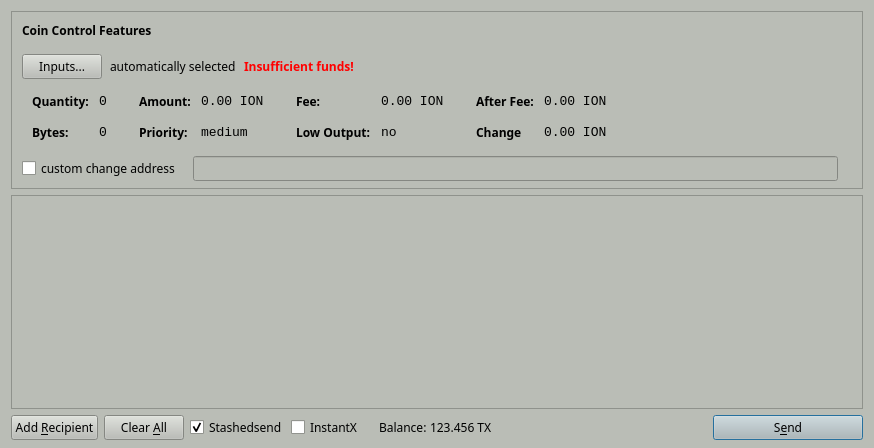
<?xml version="1.0" encoding="UTF-8"?>
<ui version="4.0">
 <class>SendCoinsDialog</class>
 <widget class="QDialog" name="SendCoinsDialog">
  <property name="geometry">
   <rect>
    <x>0</x>
    <y>0</y>
    <width>874</width>
    <height>448</height>
   </rect>
  </property>
  <property name="palette">
   <palette>
    <active>
     <colorrole role="WindowText">
      <brush brushstyle="SolidPattern">
       <color alpha="255">
        <red>0</red>
        <green>0</green>
        <blue>0</blue>
       </color>
      </brush>
     </colorrole>
     <colorrole role="Button">
      <brush brushstyle="SolidPattern">
       <color alpha="255">
        <red>186</red>
        <green>189</green>
        <blue>182</blue>
       </color>
      </brush>
     </colorrole>
     <colorrole role="Light">
      <brush brushstyle="SolidPattern">
       <color alpha="255">
        <red>255</red>
        <green>255</green>
        <blue>255</blue>
       </color>
      </brush>
     </colorrole>
     <colorrole role="Midlight">
      <brush brushstyle="SolidPattern">
       <color alpha="255">
        <red>220</red>
        <green>222</green>
        <blue>218</blue>
       </color>
      </brush>
     </colorrole>
     <colorrole role="Dark">
      <brush brushstyle="SolidPattern">
       <color alpha="255">
        <red>93</red>
        <green>94</green>
        <blue>91</blue>
       </color>
      </brush>
     </colorrole>
     <colorrole role="Mid">
      <brush brushstyle="SolidPattern">
       <color alpha="255">
        <red>124</red>
        <green>126</green>
        <blue>121</blue>
       </color>
      </brush>
     </colorrole>
     <colorrole role="Text">
      <brush brushstyle="SolidPattern">
       <color alpha="255">
        <red>0</red>
        <green>0</green>
        <blue>0</blue>
       </color>
      </brush>
     </colorrole>
     <colorrole role="BrightText">
      <brush brushstyle="SolidPattern">
       <color alpha="255">
        <red>255</red>
        <green>255</green>
        <blue>255</blue>
       </color>
      </brush>
     </colorrole>
     <colorrole role="ButtonText">
      <brush brushstyle="SolidPattern">
       <color alpha="255">
        <red>0</red>
        <green>0</green>
        <blue>0</blue>
       </color>
      </brush>
     </colorrole>
     <colorrole role="Base">
      <brush brushstyle="SolidPattern">
       <color alpha="255">
        <red>255</red>
        <green>255</green>
        <blue>255</blue>
       </color>
      </brush>
     </colorrole>
     <colorrole role="Window">
      <brush brushstyle="SolidPattern">
       <color alpha="255">
        <red>186</red>
        <green>189</green>
        <blue>182</blue>
       </color>
      </brush>
     </colorrole>
     <colorrole role="Shadow">
      <brush brushstyle="SolidPattern">
       <color alpha="255">
        <red>0</red>
        <green>0</green>
        <blue>0</blue>
       </color>
      </brush>
     </colorrole>
     <colorrole role="AlternateBase">
      <brush brushstyle="SolidPattern">
       <color alpha="255">
        <red>220</red>
        <green>222</green>
        <blue>218</blue>
       </color>
      </brush>
     </colorrole>
     <colorrole role="ToolTipBase">
      <brush brushstyle="SolidPattern">
       <color alpha="255">
        <red>255</red>
        <green>255</green>
        <blue>220</blue>
       </color>
      </brush>
     </colorrole>
     <colorrole role="ToolTipText">
      <brush brushstyle="SolidPattern">
       <color alpha="255">
        <red>0</red>
        <green>0</green>
        <blue>0</blue>
       </color>
      </brush>
     </colorrole>
    </active>
    <inactive>
     <colorrole role="WindowText">
      <brush brushstyle="SolidPattern">
       <color alpha="255">
        <red>0</red>
        <green>0</green>
        <blue>0</blue>
       </color>
      </brush>
     </colorrole>
     <colorrole role="Button">
      <brush brushstyle="SolidPattern">
       <color alpha="255">
        <red>186</red>
        <green>189</green>
        <blue>182</blue>
       </color>
      </brush>
     </colorrole>
     <colorrole role="Light">
      <brush brushstyle="SolidPattern">
       <color alpha="255">
        <red>255</red>
        <green>255</green>
        <blue>255</blue>
       </color>
      </brush>
     </colorrole>
     <colorrole role="Midlight">
      <brush brushstyle="SolidPattern">
       <color alpha="255">
        <red>220</red>
        <green>222</green>
        <blue>218</blue>
       </color>
      </brush>
     </colorrole>
     <colorrole role="Dark">
      <brush brushstyle="SolidPattern">
       <color alpha="255">
        <red>93</red>
        <green>94</green>
        <blue>91</blue>
       </color>
      </brush>
     </colorrole>
     <colorrole role="Mid">
      <brush brushstyle="SolidPattern">
       <color alpha="255">
        <red>124</red>
        <green>126</green>
        <blue>121</blue>
       </color>
      </brush>
     </colorrole>
     <colorrole role="Text">
      <brush brushstyle="SolidPattern">
       <color alpha="255">
        <red>0</red>
        <green>0</green>
        <blue>0</blue>
       </color>
      </brush>
     </colorrole>
     <colorrole role="BrightText">
      <brush brushstyle="SolidPattern">
       <color alpha="255">
        <red>255</red>
        <green>255</green>
        <blue>255</blue>
       </color>
      </brush>
     </colorrole>
     <colorrole role="ButtonText">
      <brush brushstyle="SolidPattern">
       <color alpha="255">
        <red>0</red>
        <green>0</green>
        <blue>0</blue>
       </color>
      </brush>
     </colorrole>
     <colorrole role="Base">
      <brush brushstyle="SolidPattern">
       <color alpha="255">
        <red>255</red>
        <green>255</green>
        <blue>255</blue>
       </color>
      </brush>
     </colorrole>
     <colorrole role="Window">
      <brush brushstyle="SolidPattern">
       <color alpha="255">
        <red>186</red>
        <green>189</green>
        <blue>182</blue>
       </color>
      </brush>
     </colorrole>
     <colorrole role="Shadow">
      <brush brushstyle="SolidPattern">
       <color alpha="255">
        <red>0</red>
        <green>0</green>
        <blue>0</blue>
       </color>
      </brush>
     </colorrole>
     <colorrole role="AlternateBase">
      <brush brushstyle="SolidPattern">
       <color alpha="255">
        <red>220</red>
        <green>222</green>
        <blue>218</blue>
       </color>
      </brush>
     </colorrole>
     <colorrole role="ToolTipBase">
      <brush brushstyle="SolidPattern">
       <color alpha="255">
        <red>255</red>
        <green>255</green>
        <blue>220</blue>
       </color>
      </brush>
     </colorrole>
     <colorrole role="ToolTipText">
      <brush brushstyle="SolidPattern">
       <color alpha="255">
        <red>0</red>
        <green>0</green>
        <blue>0</blue>
       </color>
      </brush>
     </colorrole>
    </inactive>
    <disabled>
     <colorrole role="WindowText">
      <brush brushstyle="SolidPattern">
       <color alpha="255">
        <red>93</red>
        <green>94</green>
        <blue>91</blue>
       </color>
      </brush>
     </colorrole>
     <colorrole role="Button">
      <brush brushstyle="SolidPattern">
       <color alpha="255">
        <red>186</red>
        <green>189</green>
        <blue>182</blue>
       </color>
      </brush>
     </colorrole>
     <colorrole role="Light">
      <brush brushstyle="SolidPattern">
       <color alpha="255">
        <red>255</red>
        <green>255</green>
        <blue>255</blue>
       </color>
      </brush>
     </colorrole>
     <colorrole role="Midlight">
      <brush brushstyle="SolidPattern">
       <color alpha="255">
        <red>220</red>
        <green>222</green>
        <blue>218</blue>
       </color>
      </brush>
     </colorrole>
     <colorrole role="Dark">
      <brush brushstyle="SolidPattern">
       <color alpha="255">
        <red>93</red>
        <green>94</green>
        <blue>91</blue>
       </color>
      </brush>
     </colorrole>
     <colorrole role="Mid">
      <brush brushstyle="SolidPattern">
       <color alpha="255">
        <red>124</red>
        <green>126</green>
        <blue>121</blue>
       </color>
      </brush>
     </colorrole>
     <colorrole role="Text">
      <brush brushstyle="SolidPattern">
       <color alpha="255">
        <red>93</red>
        <green>94</green>
        <blue>91</blue>
       </color>
      </brush>
     </colorrole>
     <colorrole role="BrightText">
      <brush brushstyle="SolidPattern">
       <color alpha="255">
        <red>255</red>
        <green>255</green>
        <blue>255</blue>
       </color>
      </brush>
     </colorrole>
     <colorrole role="ButtonText">
      <brush brushstyle="SolidPattern">
       <color alpha="255">
        <red>93</red>
        <green>94</green>
        <blue>91</blue>
       </color>
      </brush>
     </colorrole>
     <colorrole role="Base">
      <brush brushstyle="SolidPattern">
       <color alpha="255">
        <red>186</red>
        <green>189</green>
        <blue>182</blue>
       </color>
      </brush>
     </colorrole>
     <colorrole role="Window">
      <brush brushstyle="SolidPattern">
       <color alpha="255">
        <red>186</red>
        <green>189</green>
        <blue>182</blue>
       </color>
      </brush>
     </colorrole>
     <colorrole role="Shadow">
      <brush brushstyle="SolidPattern">
       <color alpha="255">
        <red>0</red>
        <green>0</green>
        <blue>0</blue>
       </color>
      </brush>
     </colorrole>
     <colorrole role="AlternateBase">
      <brush brushstyle="SolidPattern">
       <color alpha="255">
        <red>186</red>
        <green>189</green>
        <blue>182</blue>
       </color>
      </brush>
     </colorrole>
     <colorrole role="ToolTipBase">
      <brush brushstyle="SolidPattern">
       <color alpha="255">
        <red>255</red>
        <green>255</green>
        <blue>220</blue>
       </color>
      </brush>
     </colorrole>
     <colorrole role="ToolTipText">
      <brush brushstyle="SolidPattern">
       <color alpha="255">
        <red>0</red>
        <green>0</green>
        <blue>0</blue>
       </color>
      </brush>
     </colorrole>
    </disabled>
   </palette>
  </property>
  <property name="font">
   <font>
    <family>Sawasdee</family>
   </font>
  </property>
  <property name="windowTitle">
   <string>Send Coins</string>
  </property>
  <layout class="QVBoxLayout" name="verticalLayout" stretch="0,1,0">
   <property name="bottomMargin">
    <number>8</number>
   </property>
   <item>
    <widget class="QFrame" name="frameCoinControl">
     <property name="sizePolicy">
      <sizepolicy hsizetype="Expanding" vsizetype="Expanding">
       <horstretch>0</horstretch>
       <verstretch>0</verstretch>
      </sizepolicy>
     </property>
     <property name="maximumSize">
      <size>
       <width>16777215</width>
       <height>16777215</height>
      </size>
     </property>
     <property name="frameShape">
      <enum>QFrame::StyledPanel</enum>
     </property>
     <property name="frameShadow">
      <enum>QFrame::Sunken</enum>
     </property>
     <layout class="QVBoxLayout" name="verticalLayoutCoinControl2">
      <property name="spacing">
       <number>6</number>
      </property>
      <property name="leftMargin">
       <number>0</number>
      </property>
      <property name="topMargin">
       <number>0</number>
      </property>
      <property name="rightMargin">
       <number>0</number>
      </property>
      <property name="bottomMargin">
       <number>6</number>
      </property>
      <item>
       <layout class="QVBoxLayout" name="verticalLayoutCoinControl" stretch="0,0,0,0,1">
        <property name="spacing">
         <number>0</number>
        </property>
        <property name="leftMargin">
         <number>10</number>
        </property>
        <property name="topMargin">
         <number>10</number>
        </property>
        <item>
         <layout class="QHBoxLayout" name="horizontalLayoutCoinControl1">
          <property name="bottomMargin">
           <number>15</number>
          </property>
          <item>
           <widget class="QLabel" name="labelCoinControlFeatures">
            <property name="sizePolicy">
             <sizepolicy hsizetype="Preferred" vsizetype="Maximum">
              <horstretch>0</horstretch>
              <verstretch>0</verstretch>
             </sizepolicy>
            </property>
            <property name="font">
             <font>
              <weight>75</weight>
              <bold>true</bold>
             </font>
            </property>
            <property name="styleSheet">
             <string notr="true">font-weight:bold;</string>
            </property>
            <property name="text">
             <string>Coin Control Features</string>
            </property>
           </widget>
          </item>
         </layout>
        </item>
        <item>
         <layout class="QHBoxLayout" name="horizontalLayoutCoinControl2" stretch="0,0,0,0">
          <property name="spacing">
           <number>8</number>
          </property>
          <property name="bottomMargin">
           <number>10</number>
          </property>
          <item>
           <widget class="QPushButton" name="pushButtonCoinControl">
            <property name="styleSheet">
             <string notr="true"/>
            </property>
            <property name="text">
             <string>Inputs...</string>
            </property>
           </widget>
          </item>
          <item>
           <widget class="QLabel" name="labelCoinControlAutomaticallySelected">
            <property name="text">
             <string>automatically selected</string>
            </property>
            <property name="margin">
             <number>5</number>
            </property>
           </widget>
          </item>
          <item>
           <widget class="QLabel" name="labelCoinControlInsuffFunds">
            <property name="font">
             <font>
              <weight>75</weight>
              <bold>true</bold>
             </font>
            </property>
            <property name="styleSheet">
             <string notr="true">color:red;font-weight:bold;</string>
            </property>
            <property name="text">
             <string>Insufficient funds!</string>
            </property>
            <property name="margin">
             <number>5</number>
            </property>
           </widget>
          </item>
          <item>
           <spacer name="horizontalSpacerCoinControl">
            <property name="orientation">
             <enum>Qt::Horizontal</enum>
            </property>
            <property name="sizeHint" stdset="0">
             <size>
              <width>40</width>
              <height>1</height>
             </size>
            </property>
           </spacer>
          </item>
         </layout>
        </item>
        <item>
         <widget class="QWidget" name="widgetCoinControl" native="true">
          <property name="sizePolicy">
           <sizepolicy hsizetype="Preferred" vsizetype="Preferred">
            <horstretch>0</horstretch>
            <verstretch>0</verstretch>
           </sizepolicy>
          </property>
          <property name="minimumSize">
           <size>
            <width>0</width>
            <height>0</height>
           </size>
          </property>
          <property name="styleSheet">
           <string notr="true"/>
          </property>
          <layout class="QHBoxLayout" name="horizontalLayoutCoinControl5">
           <property name="leftMargin">
            <number>0</number>
           </property>
           <property name="topMargin">
            <number>0</number>
           </property>
           <property name="rightMargin">
            <number>0</number>
           </property>
           <property name="bottomMargin">
            <number>0</number>
           </property>
           <item>
            <layout class="QHBoxLayout" name="horizontalLayoutCoinControl3" stretch="0,0,0,1">
             <property name="spacing">
              <number>20</number>
             </property>
             <property name="topMargin">
              <number>0</number>
             </property>
             <property name="bottomMargin">
              <number>10</number>
             </property>
             <item>
              <layout class="QFormLayout" name="formLayoutCoinControl1">
               <property name="horizontalSpacing">
                <number>10</number>
               </property>
               <property name="verticalSpacing">
                <number>14</number>
               </property>
               <property name="leftMargin">
                <number>10</number>
               </property>
               <property name="topMargin">
                <number>4</number>
               </property>
               <property name="rightMargin">
                <number>6</number>
               </property>
               <item row="0" column="0">
                <widget class="QLabel" name="labelCoinControlQuantityText">
                 <property name="styleSheet">
                  <string notr="true">font-weight:bold;</string>
                 </property>
                 <property name="text">
                  <string>Quantity:</string>
                 </property>
                 <property name="margin">
                  <number>0</number>
                 </property>
                </widget>
               </item>
               <item row="0" column="1">
                <widget class="QLabel" name="labelCoinControlQuantity">
                 <property name="font">
                  <font>
                   <family>Monospace</family>
                   <pointsize>10</pointsize>
                  </font>
                 </property>
                 <property name="cursor">
                  <cursorShape>IBeamCursor</cursorShape>
                 </property>
                 <property name="contextMenuPolicy">
                  <enum>Qt::ActionsContextMenu</enum>
                 </property>
                 <property name="text">
                  <string>0</string>
                 </property>
                 <property name="margin">
                  <number>0</number>
                 </property>
                 <property name="textInteractionFlags">
                  <set>Qt::LinksAccessibleByMouse|Qt::TextSelectableByKeyboard|Qt::TextSelectableByMouse</set>
                 </property>
                </widget>
               </item>
               <item row="1" column="0">
                <widget class="QLabel" name="labelCoinControlBytesText">
                 <property name="styleSheet">
                  <string notr="true">font-weight:bold;</string>
                 </property>
                 <property name="text">
                  <string>Bytes:</string>
                 </property>
                </widget>
               </item>
               <item row="1" column="1">
                <widget class="QLabel" name="labelCoinControlBytes">
                 <property name="font">
                  <font>
                   <family>Monospace</family>
                   <pointsize>10</pointsize>
                  </font>
                 </property>
                 <property name="cursor">
                  <cursorShape>IBeamCursor</cursorShape>
                 </property>
                 <property name="contextMenuPolicy">
                  <enum>Qt::ActionsContextMenu</enum>
                 </property>
                 <property name="text">
                  <string>0</string>
                 </property>
                 <property name="textInteractionFlags">
                  <set>Qt::LinksAccessibleByMouse|Qt::TextSelectableByKeyboard|Qt::TextSelectableByMouse</set>
                 </property>
                </widget>
               </item>
              </layout>
             </item>
             <item>
              <layout class="QFormLayout" name="formLayoutCoinControl2">
               <property name="horizontalSpacing">
                <number>10</number>
               </property>
               <property name="verticalSpacing">
                <number>14</number>
               </property>
               <property name="leftMargin">
                <number>6</number>
               </property>
               <property name="topMargin">
                <number>4</number>
               </property>
               <property name="rightMargin">
                <number>6</number>
               </property>
               <item row="0" column="0">
                <widget class="QLabel" name="labelCoinControlAmountText">
                 <property name="styleSheet">
                  <string notr="true">font-weight:bold;</string>
                 </property>
                 <property name="text">
                  <string>Amount:</string>
                 </property>
                 <property name="margin">
                  <number>0</number>
                 </property>
                </widget>
               </item>
               <item row="0" column="1">
                <widget class="QLabel" name="labelCoinControlAmount">
                 <property name="font">
                  <font>
                   <family>Monospace</family>
                   <pointsize>10</pointsize>
                  </font>
                 </property>
                 <property name="cursor">
                  <cursorShape>IBeamCursor</cursorShape>
                 </property>
                 <property name="contextMenuPolicy">
                  <enum>Qt::ActionsContextMenu</enum>
                 </property>
                 <property name="text">
                  <string>0.00 ION</string>
                 </property>
                 <property name="textInteractionFlags">
                  <set>Qt::LinksAccessibleByMouse|Qt::TextSelectableByKeyboard|Qt::TextSelectableByMouse</set>
                 </property>
                </widget>
               </item>
               <item row="1" column="0">
                <widget class="QLabel" name="labelCoinControlPriorityText">
                 <property name="styleSheet">
                  <string notr="true">font-weight:bold;</string>
                 </property>
                 <property name="text">
                  <string>Priority:</string>
                 </property>
                </widget>
               </item>
               <item row="1" column="1">
                <widget class="QLabel" name="labelCoinControlPriority">
                 <property name="font">
                  <font>
                   <family>Monospace</family>
                   <pointsize>10</pointsize>
                  </font>
                 </property>
                 <property name="cursor">
                  <cursorShape>IBeamCursor</cursorShape>
                 </property>
                 <property name="contextMenuPolicy">
                  <enum>Qt::ActionsContextMenu</enum>
                 </property>
                 <property name="text">
                  <string>medium</string>
                 </property>
                 <property name="textInteractionFlags">
                  <set>Qt::LinksAccessibleByMouse|Qt::TextSelectableByKeyboard|Qt::TextSelectableByMouse</set>
                 </property>
                </widget>
               </item>
              </layout>
             </item>
             <item>
              <layout class="QFormLayout" name="formLayoutCoinControl3">
               <property name="horizontalSpacing">
                <number>10</number>
               </property>
               <property name="verticalSpacing">
                <number>14</number>
               </property>
               <property name="leftMargin">
                <number>6</number>
               </property>
               <property name="topMargin">
                <number>4</number>
               </property>
               <property name="rightMargin">
                <number>6</number>
               </property>
               <item row="0" column="0">
                <widget class="QLabel" name="labelCoinControlFeeText">
                 <property name="styleSheet">
                  <string notr="true">font-weight:bold;</string>
                 </property>
                 <property name="text">
                  <string>Fee:</string>
                 </property>
                 <property name="margin">
                  <number>0</number>
                 </property>
                </widget>
               </item>
               <item row="0" column="1">
                <widget class="QLabel" name="labelCoinControlFee">
                 <property name="font">
                  <font>
                   <family>Monospace</family>
                   <pointsize>10</pointsize>
                  </font>
                 </property>
                 <property name="cursor">
                  <cursorShape>IBeamCursor</cursorShape>
                 </property>
                 <property name="contextMenuPolicy">
                  <enum>Qt::ActionsContextMenu</enum>
                 </property>
                 <property name="text">
                  <string>0.00 ION</string>
                 </property>
                 <property name="textInteractionFlags">
                  <set>Qt::LinksAccessibleByMouse|Qt::TextSelectableByKeyboard|Qt::TextSelectableByMouse</set>
                 </property>
                </widget>
               </item>
               <item row="1" column="0">
                <widget class="QLabel" name="labelCoinControlLowOutputText">
                 <property name="styleSheet">
                  <string notr="true">font-weight:bold;</string>
                 </property>
                 <property name="text">
                  <string>Low Output:</string>
                 </property>
                </widget>
               </item>
               <item row="1" column="1">
                <widget class="QLabel" name="labelCoinControlLowOutput">
                 <property name="font">
                  <font>
                   <family>Monospace</family>
                   <pointsize>10</pointsize>
                  </font>
                 </property>
                 <property name="cursor">
                  <cursorShape>IBeamCursor</cursorShape>
                 </property>
                 <property name="contextMenuPolicy">
                  <enum>Qt::ActionsContextMenu</enum>
                 </property>
                 <property name="text">
                  <string>no</string>
                 </property>
                 <property name="textInteractionFlags">
                  <set>Qt::LinksAccessibleByMouse|Qt::TextSelectableByKeyboard|Qt::TextSelectableByMouse</set>
                 </property>
                </widget>
               </item>
              </layout>
             </item>
             <item>
              <layout class="QFormLayout" name="formLayoutCoinControl4">
               <property name="horizontalSpacing">
                <number>10</number>
               </property>
               <property name="verticalSpacing">
                <number>14</number>
               </property>
               <property name="leftMargin">
                <number>6</number>
               </property>
               <property name="topMargin">
                <number>4</number>
               </property>
               <property name="rightMargin">
                <number>6</number>
               </property>
               <item row="0" column="0">
                <widget class="QLabel" name="labelCoinControlAfterFeeText">
                 <property name="styleSheet">
                  <string notr="true">font-weight:bold;</string>
                 </property>
                 <property name="text">
                  <string>After Fee:</string>
                 </property>
                 <property name="margin">
                  <number>0</number>
                 </property>
                </widget>
               </item>
               <item row="0" column="1">
                <widget class="QLabel" name="labelCoinControlAfterFee">
                 <property name="font">
                  <font>
                   <family>Monospace</family>
                   <pointsize>10</pointsize>
                  </font>
                 </property>
                 <property name="cursor">
                  <cursorShape>IBeamCursor</cursorShape>
                 </property>
                 <property name="contextMenuPolicy">
                  <enum>Qt::ActionsContextMenu</enum>
                 </property>
                 <property name="text">
                  <string>0.00 ION</string>
                 </property>
                 <property name="textInteractionFlags">
                  <set>Qt::LinksAccessibleByMouse|Qt::TextSelectableByKeyboard|Qt::TextSelectableByMouse</set>
                 </property>
                </widget>
               </item>
               <item row="1" column="0">
                <widget class="QLabel" name="labelCoinControlChangeText">
                 <property name="styleSheet">
                  <string notr="true">font-weight:bold;</string>
                 </property>
                 <property name="text">
                  <string>Change</string>
                 </property>
                </widget>
               </item>
               <item row="1" column="1">
                <widget class="QLabel" name="labelCoinControlChange">
                 <property name="font">
                  <font>
                   <family>Monospace</family>
                   <pointsize>10</pointsize>
                  </font>
                 </property>
                 <property name="cursor">
                  <cursorShape>IBeamCursor</cursorShape>
                 </property>
                 <property name="contextMenuPolicy">
                  <enum>Qt::ActionsContextMenu</enum>
                 </property>
                 <property name="text">
                  <string>0.00 ION</string>
                 </property>
                 <property name="textInteractionFlags">
                  <set>Qt::LinksAccessibleByMouse|Qt::TextSelectableByKeyboard|Qt::TextSelectableByMouse</set>
                 </property>
                </widget>
               </item>
              </layout>
             </item>
            </layout>
           </item>
          </layout>
         </widget>
        </item>
        <item>
         <layout class="QHBoxLayout" name="horizontalLayoutCoinControl4" stretch="0,0,0">
          <property name="spacing">
           <number>12</number>
          </property>
          <property name="sizeConstraint">
           <enum>QLayout::SetDefaultConstraint</enum>
          </property>
          <property name="topMargin">
           <number>5</number>
          </property>
          <property name="rightMargin">
           <number>5</number>
          </property>
          <item>
           <widget class="QCheckBox" name="checkBoxCoinControlChange">
            <property name="text">
             <string>custom change address</string>
            </property>
           </widget>
          </item>
          <item>
           <widget class="QLineEdit" name="lineEditCoinControlChange">
            <property name="enabled">
             <bool>false</bool>
            </property>
            <property name="sizePolicy">
             <sizepolicy hsizetype="Expanding" vsizetype="Fixed">
              <horstretch>0</horstretch>
              <verstretch>0</verstretch>
             </sizepolicy>
            </property>
           </widget>
          </item>
          <item>
           <widget class="QLabel" name="labelCoinControlChangeLabel">
            <property name="sizePolicy">
             <sizepolicy hsizetype="Preferred" vsizetype="Expanding">
              <horstretch>0</horstretch>
              <verstretch>0</verstretch>
             </sizepolicy>
            </property>
            <property name="minimumSize">
             <size>
              <width>0</width>
              <height>0</height>
             </size>
            </property>
            <property name="text">
             <string/>
            </property>
            <property name="margin">
             <number>3</number>
            </property>
           </widget>
          </item>
         </layout>
        </item>
        <item>
         <spacer name="verticalSpacerCoinControl">
          <property name="orientation">
           <enum>Qt::Vertical</enum>
          </property>
          <property name="sizeHint" stdset="0">
           <size>
            <width>800</width>
            <height>1</height>
           </size>
          </property>
         </spacer>
        </item>
       </layout>
      </item>
     </layout>
    </widget>
   </item>
   <item>
    <widget class="QScrollArea" name="scrollArea">
     <property name="widgetResizable">
      <bool>true</bool>
     </property>
     <widget class="QWidget" name="scrollAreaWidgetContents">
      <property name="geometry">
       <rect>
        <x>0</x>
        <y>0</y>
        <width>854</width>
        <height>164</height>
       </rect>
      </property>
      <layout class="QVBoxLayout" name="verticalLayout_2">
       <property name="leftMargin">
        <number>0</number>
       </property>
       <property name="topMargin">
        <number>0</number>
       </property>
       <property name="rightMargin">
        <number>0</number>
       </property>
       <property name="bottomMargin">
        <number>0</number>
       </property>
       <item>
        <layout class="QVBoxLayout" name="entries">
         <property name="spacing">
          <number>6</number>
         </property>
        </layout>
       </item>
       <item>
        <spacer name="verticalSpacer">
         <property name="orientation">
          <enum>Qt::Vertical</enum>
         </property>
         <property name="sizeHint" stdset="0">
          <size>
           <width>20</width>
           <height>40</height>
          </size>
         </property>
        </spacer>
       </item>
      </layout>
     </widget>
    </widget>
   </item>
   <item>
    <layout class="QHBoxLayout" name="horizontalLayout">
     <item>
      <widget class="QPushButton" name="addButton">
       <property name="toolTip">
        <string>Send to multiple recipients at once</string>
       </property>
       <property name="text">
        <string>Add &amp;Recipient</string>
       </property>
       <property name="autoDefault">
        <bool>false</bool>
       </property>
      </widget>
     </item>
     <item>
      <widget class="QPushButton" name="clearButton">
       <property name="sizePolicy">
        <sizepolicy hsizetype="Minimum" vsizetype="Fixed">
         <horstretch>0</horstretch>
         <verstretch>0</verstretch>
        </sizepolicy>
       </property>
       <property name="toolTip">
        <string>Remove all transaction fields</string>
       </property>
       <property name="text">
        <string>Clear &amp;All</string>
       </property>
       <property name="autoRepeatDelay">
        <number>300</number>
       </property>
       <property name="autoDefault">
        <bool>false</bool>
       </property>
      </widget>
     </item>
     <item>
      <layout class="QHBoxLayout" name="horizontalLayout_2">
       <property name="spacing">
        <number>3</number>
       </property>
       <item>
        <widget class="QCheckBox" name="checkUseStashedsend">
         <property name="minimumSize">
          <size>
           <width>95</width>
           <height>0</height>
          </size>
         </property>
         <property name="text">
          <string>Stashedsend</string>
         </property>
         <property name="checked">
          <bool>true</bool>
         </property>
        </widget>
       </item>
       <item>
        <widget class="QCheckBox" name="checkInstantX">
         <property name="enabled">
          <bool>true</bool>
         </property>
         <property name="minimumSize">
          <size>
           <width>85</width>
           <height>0</height>
          </size>
         </property>
         <property name="text">
          <string>InstantX</string>
         </property>
        </widget>
       </item>
       <item>
        <widget class="QLabel" name="label">
         <property name="sizePolicy">
          <sizepolicy hsizetype="Preferred" vsizetype="Fixed">
           <horstretch>0</horstretch>
           <verstretch>0</verstretch>
          </sizepolicy>
         </property>
         <property name="text">
          <string>Balance:</string>
         </property>
        </widget>
       </item>
       <item>
        <widget class="QLabel" name="labelBalance">
         <property name="sizePolicy">
          <sizepolicy hsizetype="Preferred" vsizetype="Fixed">
           <horstretch>0</horstretch>
           <verstretch>0</verstretch>
          </sizepolicy>
         </property>
         <property name="cursor">
          <cursorShape>IBeamCursor</cursorShape>
         </property>
         <property name="text">
          <string>123.456 TX</string>
         </property>
         <property name="textInteractionFlags">
          <set>Qt::LinksAccessibleByMouse|Qt::TextSelectableByKeyboard|Qt::TextSelectableByMouse</set>
         </property>
        </widget>
       </item>
      </layout>
     </item>
     <item>
      <spacer name="horizontalSpacer">
       <property name="orientation">
        <enum>Qt::Horizontal</enum>
       </property>
       <property name="sizeHint" stdset="0">
        <size>
         <width>40</width>
         <height>20</height>
        </size>
       </property>
      </spacer>
     </item>
     <item>
      <widget class="QPushButton" name="sendButton">
       <property name="minimumSize">
        <size>
         <width>150</width>
         <height>0</height>
        </size>
       </property>
       <property name="toolTip">
        <string>Confirm the send action</string>
       </property>
       <property name="text">
        <string>S&amp;end</string>
       </property>
       <property name="icon">
        <iconset resource="../ion.qrc">
         <normaloff>:/icons/send</normaloff>:/icons/send</iconset>
       </property>
       <property name="default">
        <bool>true</bool>
       </property>
      </widget>
     </item>
    </layout>
   </item>
  </layout>
 </widget>
 <resources>
  <include location="../ion.qrc"/>
 </resources>
 <connections/>
</ui>
